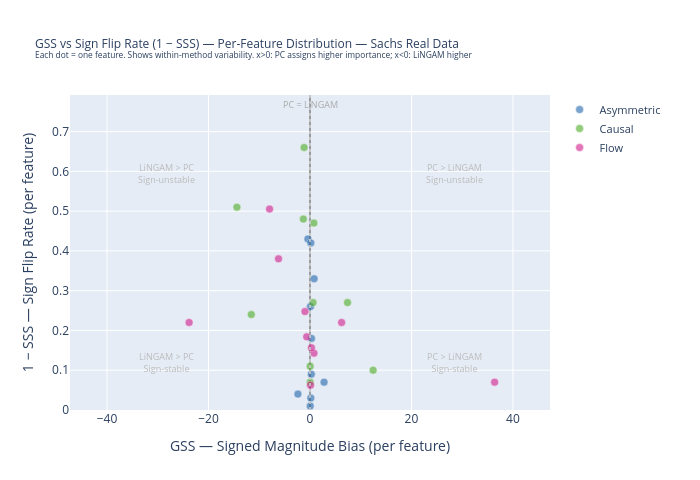

Notebook code for this chart:
### Code cell
# ── Feature-level: GSS vs (1 − SSS) per feature ───────────────────────────────
# Instead of one point per method (mean), show one point per feature per method.
# This reveals the distribution and any clustering/separation patterns.

fig_cross_feat = go.Figure()

for meth in BASE_METHODS:
    if meth not in gss_feat or meth not in sss_feat:
        continue
    
    # Get per-feature arrays
    gss_arr = gss_feat[meth]  # shape: (n_features,)
    sss_arr = sss_feat[meth]  # shape: (n_features,)
    sign_flip_arr = 1 - sss_arr
    
    # Create scatter trace with all features
    fig_cross_feat.add_trace(go.Scatter(
        x=gss_arr,
        y=sign_flip_arr,
        mode="markers",
        name=meth,
        marker=dict(
            color=METHOD_COLORS[meth],
            size=8,
            opacity=0.6,
            line=dict(width=0.5, color="white"),
        ),
        hovertemplate=(
            f"<b>{meth}</b><br>"
            "Feature: %{text}<br>"
            "GSS: %{x:.4f}<br>"
            "Sign flip rate: %{y:.3f}<extra></extra>"
        ),
        text=feature_names,  # Show feature names on hover
    ))

# Compute axis ranges based on all feature data
all_gss_values = np.concatenate([gss_feat[m] for m in BASE_METHODS if m in gss_feat])
all_sign_flip = np.concatenate([1 - sss_feat[m] for m in BASE_METHODS if m in sss_feat])
gss_abs_max_feat = np.abs(all_gss_values).max() * 1.3
y_max_feat = all_sign_flip.max() * 1.2

# Vertical reference line at x=0
fig_cross_feat.add_vline(
    x=0, line=dict(dash="dot", color="lightgray", width=1.5)
)
fig_cross_feat.add_annotation(
    x=0, y=y_max_feat * 0.97, text="PC = LiNGAM", showarrow=False,
    font=dict(size=9, color="#aaaaaa"), xanchor="center",
)

# Quadrant labels
for qx, qy, label in [
    (-gss_abs_max_feat * 0.6, y_max_feat * 0.75, "LiNGAM > PC<br>Sign-unstable"),
    ( gss_abs_max_feat * 0.6, y_max_feat * 0.75, "PC > LiNGAM<br>Sign-unstable"),
    (-gss_abs_max_feat * 0.6, y_max_feat * 0.15, "LiNGAM > PC<br>Sign-stable"),
    ( gss_abs_max_feat * 0.6, y_max_feat * 0.15, "PC > LiNGAM<br>Sign-stable"),
]:
    fig_cross_feat.add_annotation(
        x=qx, y=qy, text=label, showarrow=False,
        font=dict(size=9, color="#bbbbbb"), align="center",
    )

fig_cross_feat.update_layout(
    title=dict(
        text="GSS vs Sign Flip Rate (1 − SSS) — Per-Feature Distribution — Sachs Real Data<br>"
             "<sup>Each dot = one feature. Shows within-method variability. "
             "x>0: PC assigns higher importance; x<0: LiNGAM higher</sup>",
        font=dict(size=12),
    ),
    xaxis=dict(
        title="GSS — Signed Magnitude Bias (per feature)",
        range=[-gss_abs_max_feat, gss_abs_max_feat],
        zeroline=True, zerolinewidth=1.5, zerolinecolor="gray",
    ),
    yaxis=dict(
        title="1 − SSS — Sign Flip Rate (per feature)",
        range=[0, y_max_feat],
        zeroline=False,
    ),
    height=480, width=700,
    legend=dict(x=1.02, y=1, xanchor="left", font=dict(size=11)),
    margin=dict(l=70, r=150, t=95, b=70),
)
fig_cross_feat.show()

### Figure 1 — Plotly figure (JSON) as saved in the notebook; plotly's stock layout.template omitted (floating-point values rounded to 4 significant figures)
{"data": [{"hovertemplate": "<b>Asymmetric</b><br>Feature: %{text}<br>GSS: %{x:.4f}<br>Sign flip rate: %{y:.3f}<extra></extra>", "marker": {"color": "#2166ac", "line": {"color": "white", "width": 0.5}, "opacity": 0.6, "size": 8}, "mode": "markers", "name": "Asymmetric", "text": ["raf", "mek", "plc", "pip2", "pip3", "erk", "pka", "pkc", "p38", "jnk"], "type": "scatter", "x": [0.1573, -2.384, 0.2606, -0.4153, 0.8083, 2.77, 0.2856, 0.1618, 0.08645, 0.04333], "y": [0.03, 0.04, 0.09, 0.43, 0.33, 0.07, 0.18, 0.42, 0.26, 0.01]}, {"hovertemplate": "<b>Causal</b><br>Feature: %{text}<br>GSS: %{x:.4f}<br>Sign flip rate: %{y:.3f}<extra></extra>", "marker": {"color": "#4dac26", "line": {"color": "white", "width": 0.5}, "opacity": 0.6, "size": 8}, "mode": "markers", "name": "Causal", "text": ["raf", "mek", "plc", "pip2", "pip3", "erk", "pka", "pkc", "p38", "jnk"], "type": "scatter", "x": [7.39, 0.6029, 0.02897, 0.7596, -1.309, 12.44, -11.56, -1.163, -14.41, 0.03544], "y": [0.27, 0.27, 0.11, 0.47, 0.48, 0.1, 0.24, 0.66, 0.51, 0.07]}, {"hovertemplate": "<b>Flow</b><br>Feature: %{text}<br>GSS: %{x:.4f}<br>Sign flip rate: %{y:.3f}<extra></extra>", "marker": {"color": "#d01c8b", "line": {"color": "white", "width": 0.5}, "opacity": 0.6, "size": 8}, "mode": "markers", "name": "Flow", "text": ["raf", "mek", "plc", "pip2", "pip3", "erk", "pka", "pkc", "p38", "jnk"], "type": "scatter", "x": [6.227, -0.99, 0.1041, 0.7866, -0.6512, 36.38, -23.82, -7.972, -6.205, 0.2816], "y": [0.22, 0.2474, 0.0625, 0.1429, 0.1839, 0.07, 0.22, 0.5052, 0.38, 0.1566]}], "layout": {"annotations": [{"font": {"color": "#aaaaaa", "size": 9}, "showarrow": false, "text": "PC = LiNGAM", "x": 0, "xanchor": "center", "y": 0.7682}, {"align": "center", "font": {"color": "#bbbbbb", "size": 9}, "showarrow": false, "text": "LiNGAM > PC<br>Sign-unstable", "x": -28.38, "y": 0.594}, {"align": "center", "font": {"color": "#bbbbbb", "size": 9}, "showarrow": false, "text": "PC > LiNGAM<br>Sign-unstable", "x": 28.38, "y": 0.594}, {"align": "center", "font": {"color": "#bbbbbb", "size": 9}, "showarrow": false, "text": "LiNGAM > PC<br>Sign-stable", "x": -28.38, "y": 0.1188}, {"align": "center", "font": {"color": "#bbbbbb", "size": 9}, "showarrow": false, "text": "PC > LiNGAM<br>Sign-stable", "x": 28.38, "y": 0.1188}], "height": 480, "legend": {"font": {"size": 11}, "x": 1.02, "xanchor": "left", "y": 1}, "margin": {"b": 70, "l": 70, "r": 150, "t": 95}, "shapes": [{"line": {"color": "lightgray", "dash": "dot", "width": 1.5}, "type": "line", "x0": 0, "x1": 0, "xref": "x", "y0": 0, "y1": 1, "yref": "y domain"}], "title": {"font": {"size": 12}, "text": "GSS vs Sign Flip Rate (1 − SSS) — Per-Feature Distribution — Sachs Real Data<br><sup>Each dot = one feature. Shows within-method variability. x>0: PC assigns higher importance; x<0: LiNGAM higher</sup>"}, "width": 700, "xaxis": {"range": [-47.3, 47.3], "title": {"text": "GSS — Signed Magnitude Bias (per feature)"}, "zeroline": true, "zerolinecolor": "gray", "zerolinewidth": 1.5}, "yaxis": {"range": [0, 0.792], "title": {"text": "1 − SSS — Sign Flip Rate (per feature)"}, "zeroline": false}}}
